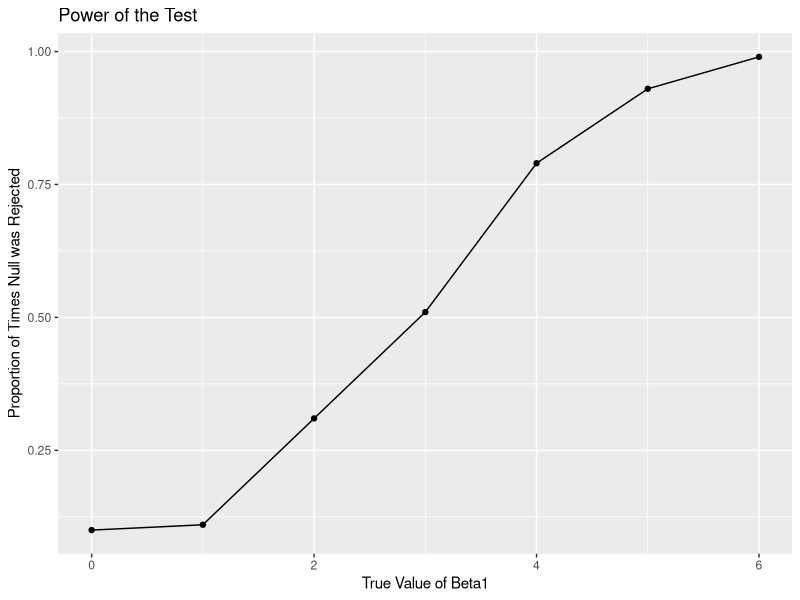

Write the R code that produced this figure.
## ---- chunk 1
getwd()
## ---- chunk 2
library(tidyverse)
library(readr)
library(purrr)

set.seed(10)

iris_with_missing = iris %>% 
  map_df(~replace(.x, sample(1:150, 20), NA)) %>%
  mutate(Species = as.character(Species))
iris_with_missing
## ---- chunk 3
replaced_iris = function(x) {
  if(is.numeric(x)) {
    ifelse(is.na(x), mean(x, na.rm = TRUE), x)
  } else if (is.character(x)) {
    ifelse(is.na(x), "virginica", x)
  }
}

iris_full = map_df(iris_with_missing, replaced_iris)
iris_full
## ---- chunk 4
data = tibble(
  observation = list.files(path = "./data")
)
data
## ---- chunk 5
sim_regression = function(n = 30, beta0 = 2, beta1 = 0) {

  sim_data = tibble(
    x = rnorm(n, mean = 0, sd = 1),
    y = beta0 + beta1 * x + rnorm(n, 0, 50^0.5))

  ls_fit = lm(y ~ x, data = sim_data)
  
  broom::tidy(ls_fit) %>%
    filter(term == "x")
}

sim_results = rerun(100, sim_regression()) %>%
  bind_rows()

results = tibble(
  beta1 = c(0, 1, 2, 3, 4, 5, 6)) %>%
  mutate(
    output_list = map(.x = beta1, ~rerun(100, sim_regression(beta1 = .x))),
    estimate_dfs = map(output_list, bind_rows)) %>%
  select(-output_list) %>%
  unnest(estimate_dfs)
results
## ---- chunk 6
graph1 = results %>%
  mutate(
    significant = cut(p.value, breaks = c(0, 0.05, Inf), labels = c("significant", "not significant"))) %>%
  group_by(beta1, significant) %>%
  summarize(number = n()) %>%
  mutate(
    proportion = number / sum(number),
     as.character(beta1)) %>%
  filter(significant == "significant") %>%
  ggplot(aes(x = beta1, y = proportion)) +
  geom_point() + geom_line(group = 1) +
  labs(
      title = "Power of the Test",
      x = "True Value of Beta1",
      y = "Proportion of Times Null was Rejected")
graph1
